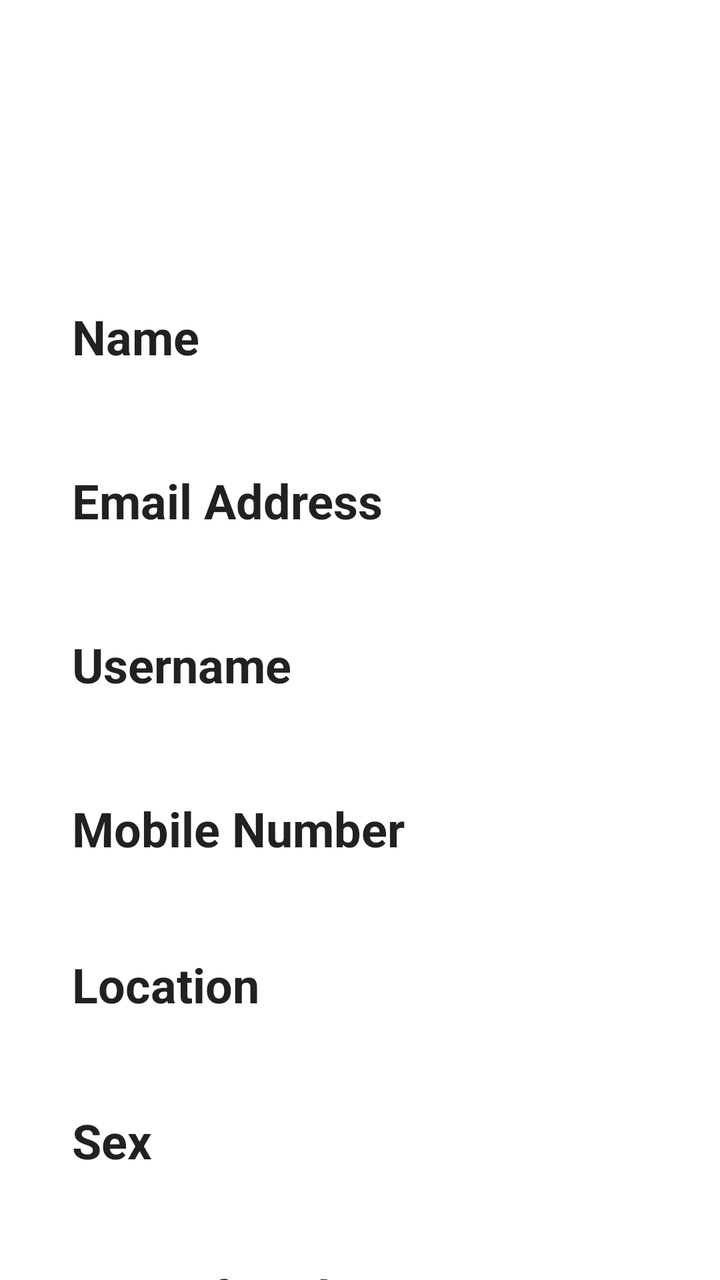
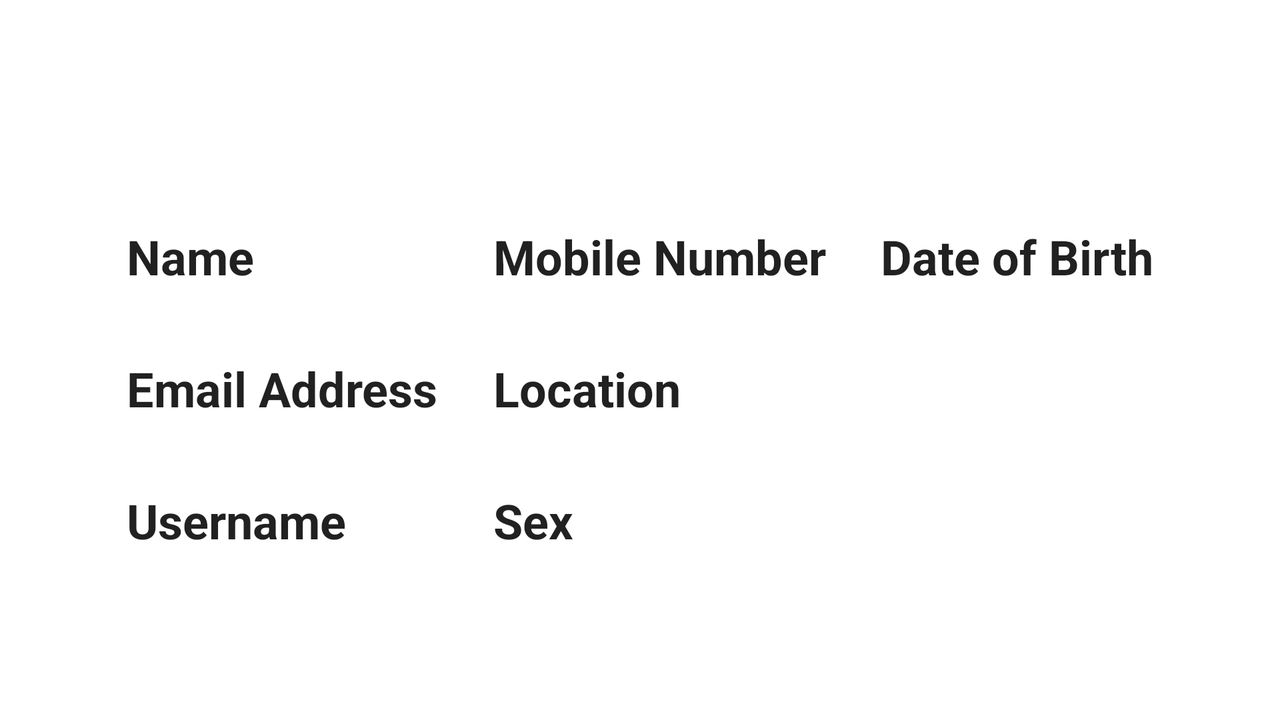

The same Android screen from two of the app's own layout files: first res/layout/ as a phone draws it, then the repository's variant for another configuration, drawn on a device whose configuration selects that folder. Both files follow.
<!-- AndroidManifest.xml: application theme AppTheme -->
<!-- res/layout/fragment_profile.xml -->
<?xml version="1.0" encoding="utf-8"?>
<androidx.appcompat.widget.LinearLayoutCompat xmlns:android="http://schemas.android.com/apk/res/android"
    xmlns:tools="http://schemas.android.com/tools"
    android:layout_width="match_parent"
    android:layout_height="match_parent"
    android:layout_marginStart="36dp"
    android:layout_marginEnd="36dp"
    android:orientation="vertical"
    tools:context=".ui.user.ProfileFragment">

    <com.google.android.material.imageview.ShapeableImageView
        android:id="@+id/imageUser"
        android:layout_width="128dp"
        android:layout_height="128dp"
        android:layout_marginTop="8dp"
        android:layout_gravity="center_horizontal"
        android:src="@drawable/ic_person" />

    <TextView
        style="?attr/textAppearanceHeadline5"
        android:layout_width="wrap_content"
        android:layout_height="wrap_content"
        android:layout_marginTop="16dp"
        android:text="@string/hint_name"
        android:textStyle="bold" />

    <TextView
        android:id="@+id/txtName"
        style="?attr/textAppearanceBody1"
        android:layout_width="wrap_content"
        android:layout_height="wrap_content"
        android:layout_marginTop="12dp"
        tools:text="@tools:sample/full_names" />

    <TextView
        android:id="@+id/txtEmailTitle"
        style="?attr/textAppearanceHeadline5"
        android:layout_width="wrap_content"
        android:layout_height="wrap_content"
        android:layout_marginTop="16dp"
        android:text="@string/hint_email_address"
        android:textStyle="bold"
        android:visibility="gone"
        tools:visibility="visible" />

    <TextView
        android:id="@+id/txtEmail"
        style="?attr/textAppearanceBody1"
        android:layout_width="wrap_content"
        android:layout_height="wrap_content"
        android:layout_marginTop="12dp"
        android:visibility="gone"
        tools:text="@tools:sample/full_names"
        tools:visibility="visible" />

    <TextView
        style="?attr/textAppearanceHeadline5"
        android:layout_width="wrap_content"
        android:layout_height="wrap_content"
        android:layout_marginTop="16dp"
        android:text="@string/hint_username"
        android:textStyle="bold" />

    <TextView
        android:id="@+id/txtUsername"
        style="?attr/textAppearanceBody1"
        android:layout_width="wrap_content"
        android:layout_height="wrap_content"
        android:layout_marginTop="12dp"
        tools:text="@tools:sample/first_names" />

    <TextView
        style="?attr/textAppearanceHeadline5"
        android:layout_width="wrap_content"
        android:layout_height="wrap_content"
        android:layout_marginTop="16dp"
        android:text="@string/hint_mobile_number"
        android:textStyle="bold" />

    <TextView
        android:id="@+id/txtMobile"
        style="?attr/textAppearanceBody1"
        android:layout_width="wrap_content"
        android:layout_height="wrap_content"
        android:layout_marginTop="12dp"
        tools:text="@tools:sample/us_phones" />

    <TextView
        style="?attr/textAppearanceHeadline5"
        android:layout_width="wrap_content"
        android:layout_height="wrap_content"
        android:layout_marginTop="12dp"
        android:text="@string/hint_location"
        android:textStyle="bold" />

    <TextView
        android:id="@+id/txtLocation"
        style="?attr/textAppearanceBody1"
        android:layout_width="wrap_content"
        android:layout_height="wrap_content"
        android:layout_marginTop="12dp"
        tools:text="@tools:sample/cities" />

    <TextView
        style="?attr/textAppearanceHeadline5"
        android:layout_width="wrap_content"
        android:layout_height="wrap_content"
        android:layout_marginTop="12dp"
        android:text="@string/hint_sex"
        android:textStyle="bold" />

    <TextView
        android:id="@+id/txtSex"
        style="?attr/textAppearanceBody1"
        android:layout_width="wrap_content"
        android:layout_height="wrap_content"
        android:layout_marginTop="12dp"
        tools:text="@tools:sample/lorem" />

    <TextView
        android:id="@+id/txtDateOfBirthTitle"
        style="?attr/textAppearanceHeadline5"
        android:layout_width="wrap_content"
        android:layout_height="wrap_content"
        android:layout_marginTop="12dp"
        android:text="@string/hint_date_of_birth"
        android:textStyle="bold"
        android:visibility="gone"
        tools:visibility="visible" />

    <TextView
        android:id="@+id/txtDateOfBirth"
        style="?attr/textAppearanceBody1"
        android:layout_width="wrap_content"
        android:layout_height="wrap_content"
        android:layout_marginTop="12dp"
        android:visibility="gone"
        tools:text="@tools:sample/date/mmddyy"
        tools:visibility="visible" />

</androidx.appcompat.widget.LinearLayoutCompat>
<!-- resources referenced by this layout -->
<resources>
  <string name="hint_date_of_birth">Date of Birth</string>
  <string name="hint_email_address">Email Address</string>
  <string name="hint_location">Location</string>
  <string name="hint_mobile_number">Mobile Number</string>
  <string name="hint_name">Name</string>
  <string name="hint_sex">Sex</string>
  <string name="hint_username">Username</string>
  <!-- from res/values-v27/ -->
  <style name="AppTheme" parent="BaseTheme">
          <item name="android:navigationBarColor">?attr/colorSurface</item>
          <item name="android:windowLightNavigationBar">true</item>
      </style>
  <style name="BaseTheme" parent="Theme.MaterialComponents.DayNight.NoActionBar">
          <item name="colorPrimary">@color/colorPrimary</item>
          <item name="colorPrimaryDark">@color/colorPrimaryDark</item>
          <item name="colorPrimaryVariant">@color/colorPrimaryDark</item>
          <item name="colorSecondary">@color/colorAccent</item>
          <item name="colorSecondaryVariant">@color/colorAccentDark</item>
  
          <item name="textInputStyle">@style/Widget.MaterialComponents.TextInputLayout.OutlinedBox
          </item>
          <item name="materialAlertDialogTheme">@style/ThemeOverlay.MaterialComponents.Dialog.Alert
          </item>
          <item name="drawerArrowStyle">@style/DrawerArrowToggle</item>
      </style>
  <color name="colorPrimary">#0D47A1</color>
  <color name="colorPrimaryDark">#002171</color>
  <color name="colorAccent">#FF9100</color>
  <color name="colorAccentDark">#C56200</color>
  <style name="DrawerArrowToggle" parent="Widget.AppCompat.DrawerArrowToggle">
          <item name="color">@android:color/white</item>
      </style>
</resources>
<!-- res/layout-land/fragment_profile.xml (the repository's variant of the layout above) -->
<!-- drawn on the phone turned sideways -->
<?xml version="1.0" encoding="utf-8"?>
<androidx.constraintlayout.widget.ConstraintLayout xmlns:android="http://schemas.android.com/apk/res/android"
    xmlns:app="http://schemas.android.com/apk/res-auto"
    xmlns:tools="http://schemas.android.com/tools"
    android:layout_width="match_parent"
    android:layout_height="match_parent"
    android:layout_marginStart="36dp"
    android:layout_marginEnd="36dp"
    android:orientation="vertical"
    tools:context=".ui.user.ProfileFragment">

    <com.google.android.material.imageview.ShapeableImageView
        android:id="@+id/imageUser"
        android:layout_width="96dp"
        android:layout_height="96dp"
        android:layout_marginTop="8dp"
        android:src="@drawable/ic_person"
        app:layout_constraintStart_toStartOf="@id/linearLayoutCompat"
        app:layout_constraintTop_toTopOf="parent" />

    <androidx.appcompat.widget.LinearLayoutCompat
        android:id="@+id/linearLayoutCompat"
        android:layout_width="wrap_content"
        android:layout_height="wrap_content"
        android:layout_marginTop="8dp"
        android:orientation="vertical"
        app:layout_constraintEnd_toStartOf="@id/linearLayoutCompat2"
        app:layout_constraintStart_toStartOf="parent"
        app:layout_constraintTop_toBottomOf="@id/imageUser">

        <TextView
            style="?attr/textAppearanceHeadline5"
            android:layout_width="wrap_content"
            android:layout_height="wrap_content"
            android:text="@string/hint_name"
            android:textStyle="bold" />

        <TextView
            android:id="@+id/txtName"
            style="?attr/textAppearanceBody1"
            android:layout_width="wrap_content"
            android:layout_height="wrap_content"
            android:layout_marginTop="4dp"
            tools:text="@tools:sample/full_names" />

        <TextView
            android:id="@+id/txtEmailTitle"
            style="?attr/textAppearanceHeadline5"
            android:layout_width="wrap_content"
            android:layout_height="wrap_content"
            android:layout_marginTop="8dp"
            android:text="@string/hint_email_address"
            android:textStyle="bold"
            android:visibility="gone"
            tools:visibility="visible" />

        <TextView
            android:id="@+id/txtEmail"
            style="?attr/textAppearanceBody1"
            android:layout_width="wrap_content"
            android:layout_height="wrap_content"
            android:layout_marginTop="4dp"
            android:visibility="gone"
            tools:text="@tools:sample/full_names"
            tools:visibility="visible" />

        <TextView
            style="?attr/textAppearanceHeadline5"
            android:layout_width="wrap_content"
            android:layout_height="wrap_content"
            android:layout_marginTop="8dp"
            android:text="@string/hint_username"
            android:textStyle="bold" />

        <TextView
            android:id="@+id/txtUsername"
            style="?attr/textAppearanceBody1"
            android:layout_width="wrap_content"
            android:layout_height="wrap_content"
            android:layout_marginTop="4dp"
            tools:text="@tools:sample/first_names" />

    </androidx.appcompat.widget.LinearLayoutCompat>

    <androidx.appcompat.widget.LinearLayoutCompat
        android:id="@+id/linearLayoutCompat2"
        android:layout_width="wrap_content"
        android:layout_height="wrap_content"
        android:layout_marginTop="8dp"
        android:orientation="vertical"
        app:layout_constraintEnd_toStartOf="@id/linearLayoutCompat3"
        app:layout_constraintStart_toEndOf="@id/linearLayoutCompat"
        app:layout_constraintTop_toBottomOf="@id/imageUser">

        <TextView
            style="?attr/textAppearanceHeadline5"
            android:layout_width="wrap_content"
            android:layout_height="wrap_content"
            android:text="@string/hint_mobile_number"
            android:textStyle="bold" />

        <TextView
            android:id="@+id/txtMobile"
            style="?attr/textAppearanceBody1"
            android:layout_width="wrap_content"
            android:layout_height="wrap_content"
            android:layout_marginTop="4dp"
            tools:text="@tools:sample/us_phones" />

        <TextView
            style="?attr/textAppearanceHeadline5"
            android:layout_width="wrap_content"
            android:layout_height="wrap_content"
            android:layout_marginTop="8dp"
            android:text="@string/hint_location"
            android:textStyle="bold" />

        <TextView
            android:id="@+id/txtLocation"
            style="?attr/textAppearanceBody1"
            android:layout_width="wrap_content"
            android:layout_height="wrap_content"
            android:layout_marginTop="4dp"
            tools:text="@tools:sample/cities" />

        <TextView
            style="?attr/textAppearanceHeadline5"
            android:layout_width="wrap_content"
            android:layout_height="wrap_content"
            android:layout_marginTop="8dp"
            android:text="@string/hint_sex"
            android:textStyle="bold" />

        <TextView
            android:id="@+id/txtSex"
            style="?attr/textAppearanceBody1"
            android:layout_width="wrap_content"
            android:layout_height="wrap_content"
            android:layout_marginTop="4dp"
            tools:text="@tools:sample/lorem" />

    </androidx.appcompat.widget.LinearLayoutCompat>

    <androidx.appcompat.widget.LinearLayoutCompat
        android:id="@+id/linearLayoutCompat3"
        android:layout_width="wrap_content"
        android:layout_height="wrap_content"
        android:layout_marginTop="8dp"
        android:orientation="vertical"
        app:layout_constraintEnd_toEndOf="parent"
        app:layout_constraintStart_toEndOf="@id/linearLayoutCompat2"
        app:layout_constraintTop_toBottomOf="@id/imageUser">

        <TextView
            android:id="@+id/txtDateOfBirthTitle"
            style="?attr/textAppearanceHeadline5"
            android:layout_width="wrap_content"
            android:layout_height="wrap_content"
            android:text="@string/hint_date_of_birth"
            android:textStyle="bold"
            android:visibility="gone"
            tools:visibility="visible" />

        <TextView
            android:id="@+id/txtDateOfBirth"
            style="?attr/textAppearanceBody1"
            android:layout_width="wrap_content"
            android:layout_height="wrap_content"
            android:layout_marginTop="4dp"
            android:visibility="gone"
            tools:text="@tools:sample/date/mmddyy"
            tools:visibility="visible" />

    </androidx.appcompat.widget.LinearLayoutCompat>

</androidx.constraintlayout.widget.ConstraintLayout>
